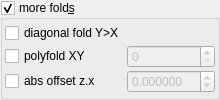
    <widget class="MyGroupBox" name="groupCheck_transf_function_enabled_false">
     <property name="toolTip">
      <string/>
     </property>
     <property name="title">
      <string>more fold&amp;s</string>
     </property>
     <property name="checkable">
      <bool>true</bool>
     </property>
     <layout class="QVBoxLayout" name="verticalLayout_33" stretch="0">
      <property name="spacing">
       <number>2</number>
      </property>
      <property name="leftMargin">
       <number>2</number>
      </property>
      <property name="topMargin">
       <number>2</number>
      </property>
      <property name="rightMargin">
       <number>2</number>
      </property>
      <property name="bottomMargin">
       <number>2</number>
      </property>
      <item>
       <layout class="QGridLayout" name="gridLayout_9" columnstretch="0,1">
        <property name="spacing">
         <number>2</number>
        </property>
        <item row="2" column="0">
         <widget class="MyCheckBox" name="checkBox_transf_function_enabledC_false">
          <property name="text">
           <string notr="true">abs offset z.x</string>
          </property>
         </widget>
        </item>
        <item row="1" column="0">
         <widget class="MyCheckBox" name="checkBox_transf_function_enabledP_false">
          <property name="font">
           <font>
            <weight>50</weight>
            <bold>false</bold>
           </font>
          </property>
          <property name="text">
           <string>polyfold XY</string>
          </property>
         </widget>
        </item>
        <item row="2" column="1">
         <widget class="MyDoubleSpinBox" name="spinbox_transf_offsetC_0">
          <property name="enabled">
           <bool>false</bool>
          </property>
          <property name="sizePolicy">
           <sizepolicy hsizetype="Minimum" vsizetype="Maximum">
            <horstretch>0</horstretch>
            <verstretch>0</verstretch>
           </sizepolicy>
          </property>
          <property name="prefix">
           <string/>
          </property>
          <property name="suffix">
           <string/>
          </property>
          <property name="decimals">
           <number>6</number>
          </property>
          <property name="minimum">
           <double>-99.989999999999995</double>
          </property>
          <property name="maximum">
           <double>99.989999999999995</double>
          </property>
          <property name="singleStep">
           <double>0.100000000000000</double>
          </property>
         </widget>
        </item>
        <item row="1" column="1">
         <widget class="MySpinBox" name="spinboxInt_transf_int_6">
          <property name="enabled">
           <bool>false</bool>
          </property>
          <property name="sizePolicy">
           <sizepolicy hsizetype="Minimum" vsizetype="Maximum">
            <horstretch>0</horstretch>
            <verstretch>0</verstretch>
           </sizepolicy>
          </property>
          <property name="maximum">
           <number>999</number>
          </property>
         </widget>
        </item>
        <item row="0" column="0">
         <widget class="MyCheckBox" name="checkBox_transf_function_enabledCx_false">
          <property name="text">
           <string notr="true">diagonal fold Y&gt;X</string>
          </property>
         </widget>
        </item>
       </layout>
      </item>
     </layout>
    </widget>
